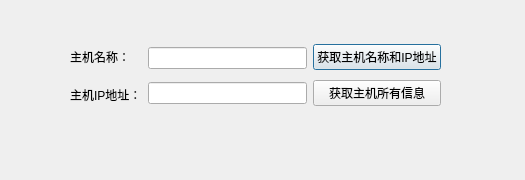
<?xml version="1.0" encoding="UTF-8"?>
<ui version="4.0">
 <class>GetHostNameIPInfo</class>
 <widget class="QDialog" name="GetHostNameIPInfo">
  <property name="geometry">
   <rect>
    <x>0</x>
    <y>0</y>
    <width>525</width>
    <height>180</height>
   </rect>
  </property>
  <property name="windowTitle">
   <string>获取本地主机名称和IP 及 所有信息</string>
  </property>
  <property name="windowIcon">
   <iconset resource="resjpg.qrc">
    <normaloff>:/new/prefix1/pic/icon1.jpg</normaloff>:/new/prefix1/pic/icon1.jpg</iconset>
  </property>
  <widget class="QWidget" name="">
   <property name="geometry">
    <rect>
     <x>70</x>
     <y>40</y>
     <width>371</width>
     <height>71</height>
    </rect>
   </property>
   <layout class="QHBoxLayout" name="horizontalLayout_2">
    <item>
     <layout class="QVBoxLayout" name="verticalLayout_3">
      <item>
       <widget class="QLabel" name="label">
        <property name="text">
         <string>主机名称：</string>
        </property>
       </widget>
      </item>
      <item>
       <widget class="QLabel" name="label_2">
        <property name="text">
         <string>主机IP地址：</string>
        </property>
       </widget>
      </item>
     </layout>
    </item>
    <item>
     <layout class="QHBoxLayout" name="horizontalLayout">
      <item>
       <layout class="QVBoxLayout" name="verticalLayout_2">
        <item>
         <widget class="QLineEdit" name="lineEdit_hostname"/>
        </item>
        <item>
         <widget class="QLineEdit" name="lineEdit_hostip"/>
        </item>
       </layout>
      </item>
      <item>
       <layout class="QVBoxLayout" name="verticalLayout">
        <item>
         <widget class="QPushButton" name="pushButton_GetHostNameIP">
          <property name="text">
           <string>获取主机名称和IP地址</string>
          </property>
         </widget>
        </item>
        <item>
         <widget class="QPushButton" name="pushButton_GetHostInfo">
          <property name="text">
           <string>获取主机所有信息</string>
          </property>
         </widget>
        </item>
       </layout>
      </item>
     </layout>
    </item>
   </layout>
  </widget>
 </widget>
 <resources>
  <include location="resjpg.qrc"/>
 </resources>
 <connections/>
</ui>
